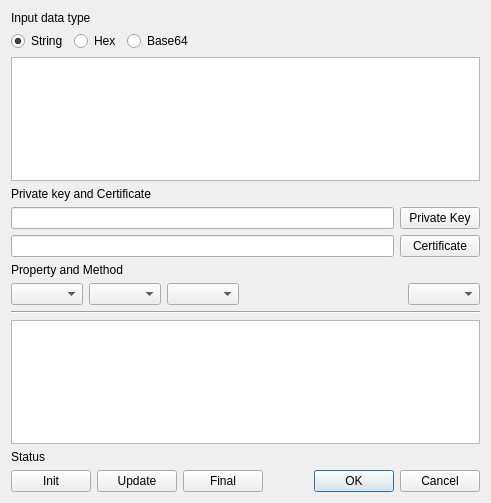
<?xml version="1.0" encoding="UTF-8"?>
<ui version="4.0">
 <class>SignVerifyDlg</class>
 <widget class="QDialog" name="SignVerifyDlg">
  <property name="geometry">
   <rect>
    <x>0</x>
    <y>0</y>
    <width>491</width>
    <height>503</height>
   </rect>
  </property>
  <property name="windowTitle">
   <string>Signature / Verify</string>
  </property>
  <layout class="QGridLayout" name="gridLayout">
   <item row="10" column="0" colspan="5">
    <widget class="QLabel" name="mStatusLabel">
     <property name="text">
      <string>Status</string>
     </property>
    </widget>
   </item>
   <item row="2" column="0" colspan="5">
    <widget class="QPlainTextEdit" name="mInputText"/>
   </item>
   <item row="9" column="0" colspan="5">
    <widget class="QPlainTextEdit" name="mOutputText"/>
   </item>
   <item row="12" column="4">
    <widget class="QDialogButtonBox" name="buttonBox">
     <property name="orientation">
      <enum>Qt::Horizontal</enum>
     </property>
     <property name="standardButtons">
      <set>QDialogButtonBox::Cancel|QDialogButtonBox::Ok</set>
     </property>
    </widget>
   </item>
   <item row="0" column="0" colspan="2">
    <widget class="QLabel" name="label">
     <property name="text">
      <string>Input data type</string>
     </property>
    </widget>
   </item>
   <item row="12" column="2">
    <widget class="QPushButton" name="mFinalBtn">
     <property name="text">
      <string>Final</string>
     </property>
    </widget>
   </item>
   <item row="3" column="0" colspan="2">
    <widget class="QLabel" name="label_2">
     <property name="text">
      <string>Private key and Certificate</string>
     </property>
    </widget>
   </item>
   <item row="12" column="0">
    <widget class="QPushButton" name="mInitBtn">
     <property name="text">
      <string>Init</string>
     </property>
    </widget>
   </item>
   <item row="5" column="0" colspan="5">
    <layout class="QHBoxLayout" name="horizontalLayout_3">
     <item>
      <widget class="QLineEdit" name="mCertPath"/>
     </item>
     <item>
      <widget class="QPushButton" name="mCertBtn">
       <property name="text">
        <string>Certificate</string>
       </property>
      </widget>
     </item>
    </layout>
   </item>
   <item row="1" column="0" colspan="5">
    <layout class="QHBoxLayout" name="horizontalLayout">
     <item>
      <widget class="QRadioButton" name="mInputStringBtn">
       <property name="text">
        <string>String</string>
       </property>
       <property name="checked">
        <bool>true</bool>
       </property>
      </widget>
     </item>
     <item>
      <widget class="QRadioButton" name="mInputHexBtn">
       <property name="text">
        <string>Hex</string>
       </property>
      </widget>
     </item>
     <item>
      <widget class="QRadioButton" name="mInputBase64Btn">
       <property name="text">
        <string>Base64</string>
       </property>
      </widget>
     </item>
     <item>
      <spacer name="horizontalSpacer">
       <property name="orientation">
        <enum>Qt::Horizontal</enum>
       </property>
       <property name="sizeHint" stdset="0">
        <size>
         <width>40</width>
         <height>20</height>
        </size>
       </property>
      </spacer>
     </item>
    </layout>
   </item>
   <item row="12" column="1">
    <widget class="QPushButton" name="mUpdateBtn">
     <property name="text">
      <string>Update</string>
     </property>
    </widget>
   </item>
   <item row="4" column="0" colspan="5">
    <layout class="QHBoxLayout" name="horizontalLayout_2">
     <item>
      <widget class="QLineEdit" name="mPriKeyPath"/>
     </item>
     <item>
      <widget class="QPushButton" name="mPriKeyBtn">
       <property name="text">
        <string>Private Key</string>
       </property>
      </widget>
     </item>
    </layout>
   </item>
   <item row="6" column="0" colspan="2">
    <widget class="QLabel" name="label_3">
     <property name="text">
      <string>Property and Method</string>
     </property>
    </widget>
   </item>
   <item row="7" column="0" colspan="5">
    <layout class="QHBoxLayout" name="horizontalLayout_4">
     <item>
      <widget class="QComboBox" name="mAlgTypeCombo"/>
     </item>
     <item>
      <widget class="QComboBox" name="mHashTypeCombo"/>
     </item>
     <item>
      <widget class="QComboBox" name="mVersionCombo"/>
     </item>
     <item>
      <spacer name="horizontalSpacer_3">
       <property name="orientation">
        <enum>Qt::Horizontal</enum>
       </property>
       <property name="sizeHint" stdset="0">
        <size>
         <width>40</width>
         <height>20</height>
        </size>
       </property>
      </spacer>
     </item>
     <item>
      <widget class="QComboBox" name="mMethodCombo"/>
     </item>
    </layout>
   </item>
   <item row="12" column="3">
    <spacer name="horizontalSpacer_2">
     <property name="orientation">
      <enum>Qt::Horizontal</enum>
     </property>
     <property name="sizeHint" stdset="0">
      <size>
       <width>40</width>
       <height>20</height>
      </size>
     </property>
    </spacer>
   </item>
   <item row="8" column="0" colspan="5">
    <widget class="Line" name="line">
     <property name="orientation">
      <enum>Qt::Horizontal</enum>
     </property>
    </widget>
   </item>
   <item row="11" column="1">
    <spacer name="verticalSpacer">
     <property name="orientation">
      <enum>Qt::Vertical</enum>
     </property>
     <property name="sizeHint" stdset="0">
      <size>
       <width>20</width>
       <height>40</height>
      </size>
     </property>
    </spacer>
   </item>
  </layout>
 </widget>
 <resources/>
 <connections>
  <connection>
   <sender>buttonBox</sender>
   <signal>accepted()</signal>
   <receiver>SignVerifyDlg</receiver>
   <slot>accept()</slot>
   <hints>
    <hint type="sourcelabel">
     <x>248</x>
     <y>254</y>
    </hint>
    <hint type="destinationlabel">
     <x>157</x>
     <y>274</y>
    </hint>
   </hints>
  </connection>
  <connection>
   <sender>buttonBox</sender>
   <signal>rejected()</signal>
   <receiver>SignVerifyDlg</receiver>
   <slot>reject()</slot>
   <hints>
    <hint type="sourcelabel">
     <x>316</x>
     <y>260</y>
    </hint>
    <hint type="destinationlabel">
     <x>286</x>
     <y>274</y>
    </hint>
   </hints>
  </connection>
 </connections>
</ui>
